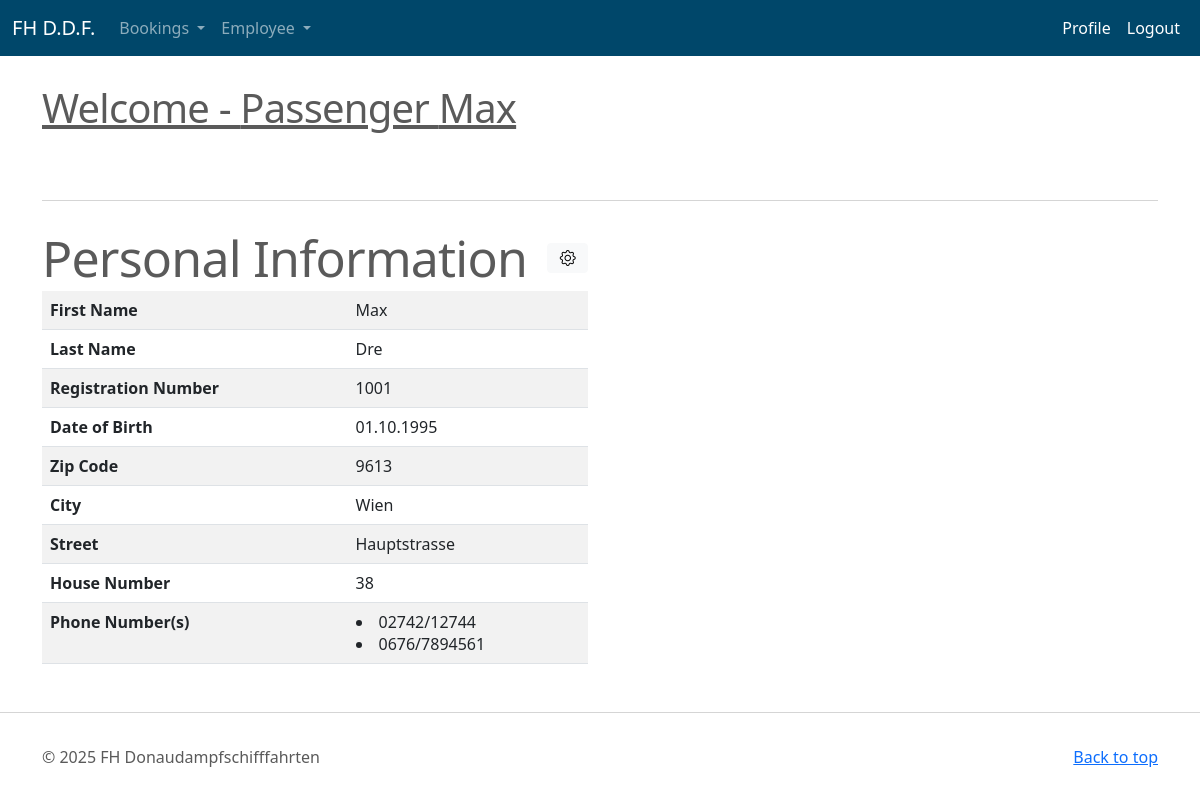
The app's page /profile (signed in), older data.
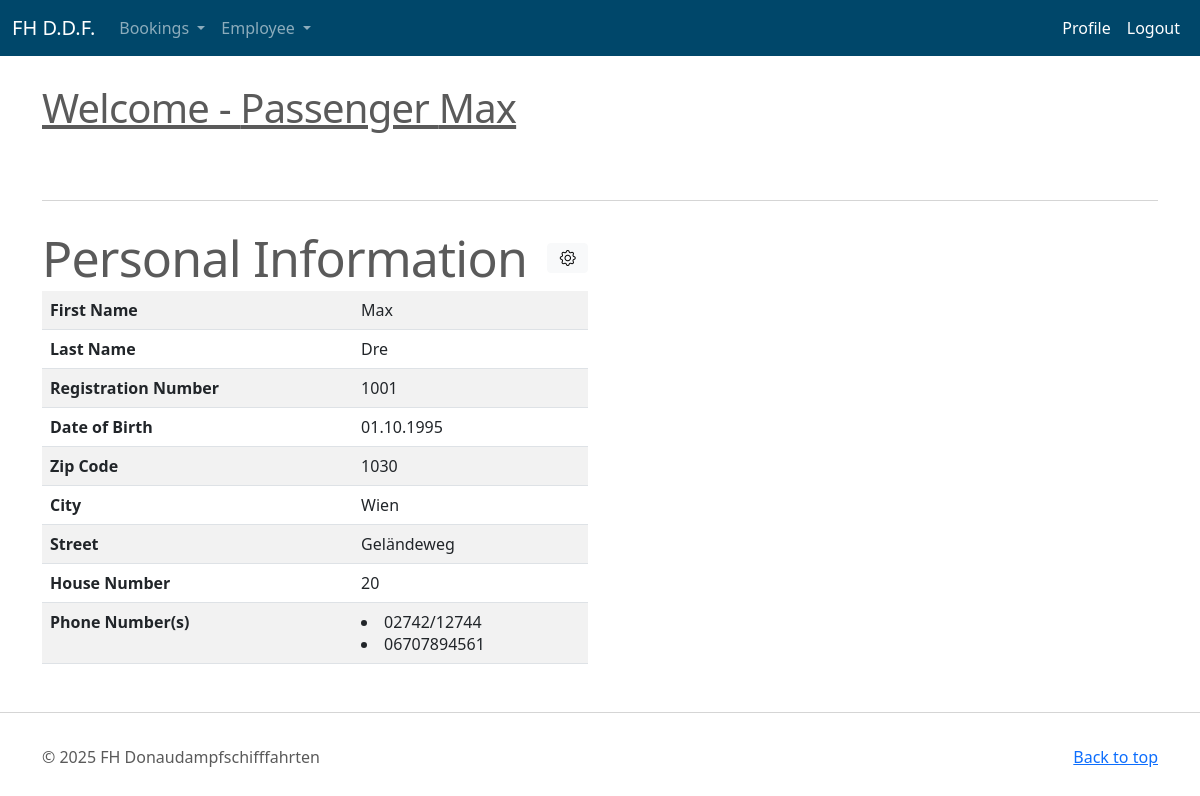
The same page, newer data.
### tables this page shows
CREATE TABLE "Person" (
    /* hab das auf PANr geaendert da es sonst mit den spaeteren FKs zach wird mit dem zusammengesetzten SVNR + GebDatum*/
    "PANr" NUMBER(4),
    /* es gibt keinen eigenen date type kann als int, text, oder real angegeben werden */ 
    "GebDatum" INTEGER,
    "Vorname" TEXT(50),
    "Nachname" TEXT(50),
    "PLZ" NUMBER(4),
    "Ort" TEXT(50),
    "Strasse" TEXT(50),
    "Hausnummer" NUMBER(4),
    CONSTRAINT pk_Person PRIMARY KEY (PANr)
);

CREATE TABLE "user" (
  id INTEGER PRIMARY KEY AUTOINCREMENT,
  username TEXT UNIQUE NOT NULL,
  password TEXT NOT NULL
);

CREATE TABLE "Telefonnummer" (
    "TelNummer" TEXT(20),
    "PANr" NUMBER(4),
    CONSTRAINT pk_Telefonnummer PRIMARY KEY (PANr, TelNummer),
    CONSTRAINT fk_Telefonnummer_Person FOREIGN KEY (PANr) REFERENCES Person (PANr)
        ON DELETE CASCADE
);

### flask_auu/profile.py (the view)
@bp.route('/profile')
@login_required
def profile():
    db = get_db()
    user_data = db.execute(
        "SELECT VORNAME, NACHNAME, strftime('%d.%m.%Y', GebDatum) as GebDatum, PLZ, ORT, STRASSE, Hausnummer FROM PERSON WHERE PANR = ?",
        (g.user['username'],)
    ).fetchone()
    techniker = db.execute(
        'SELECT * FROM Techniker WHERE PANR = ?', (g.user['username'],)
    ).fetchone()
    captain = db.execute(
        'SELECT * FROM Kapitaen WHERE PANR = ?', (g.user['username'],)
    ).fetchone()
    passenger = db.execute(
        'SELECT * FROM Passagier WHERE PANR = ?', (g.user['username'],)
    ).fetchone()
    user_tel = db.execute(
        'SELECT TELNUMMER FROM TELEFONNUMMER WHERE PANR = ?',
        (g.user['username'],)
    ).fetchall()
    if captain:
        role = 'Captain'
    elif techniker:
        role = 'Technician'
    elif passenger:
        role = 'Passenger'
    else:
        role = 'Guest'
    return render_template('profile/profile.html', user_data=user_data, user_tel=user_tel, role=role)

### flask_auu/auth.py (called while the page is built)
@bp.before_app_request
def load_logged_in_user():
    user_id = session.get('user_id')
    if session.get('history') is None:
        session['history'] = "Usage history since last login:\n"
    if user_id is None:
        g.user = None
    else:
        g.user = get_db().execute(
            'SELECT * FROM user WHERE id = ?', (user_id,)
        ).fetchone()

def login_required(view):
    @functools.wraps(view)
    def wrapped_view(**kwargs):
        if g.user is None:
            return redirect(url_for('auth.login'))
        return view(**kwargs)
    return wrapped_view

### flask_auu/db.py (called while the page is built)
def get_db():
        print('get_db(): before db is accessed...', flush=True)
        if 'db' not in g:
            g.db = sqlite3.connect(
                current_app.config['DATABASE'],
                detect_types=sqlite3.PARSE_DECLTYPES
            )
            g.db.row_factory = sqlite3.Row
        return g.db

### flask_auu/templates/profile/profile.html
<head>
    <link rel="stylesheet" href="https://cdn.jsdelivr.net/npm/bootstrap-icons/font/bootstrap-icons.css">
</head>
{% extends 'base.html' %}
{% block content %}
<div class="container marketing">
    <div class="signpost"><h1>Welcome - {{ role }} {{ user_data['VORNAME'] }}</h1></div>
    <hr class="featurette-divider">
    <div class="row featurette">
        <div class="col-md-6">
            <h2 class="featurette-heading d-flex justify-content-between align-items-center">Personal Information<a href="/profile_update" class="btn btn-light"><i class="bi bi-gear"></i></a></h2>
            <table class="table table-responsive table-striped table-hover">
                <tbody>
                    <tr>
                        <th>First Name</th>
                        <td>{{ user_data['VORNAME'] }}</td>
                    </tr>
                    <tr>
                        <th>Last Name</th>
                        <td>{{ user_data['NACHNAME'] }}</td>
                    </tr>
                    <tr>
                        <th>Registration Number</th>
                        <td>{{ g.user['username'] }}</td>
                    </tr>
                    <tr>
                        <th>Date of Birth</th>
                        <td>{{ user_data['GebDatum'] }}</td>
                    </tr>
                    <tr>
                        <th>Zip Code</th>
                        <td>{{ user_data['PLZ'] }}</td>
                    </tr>
                    <tr>
                        <th>City</th>
                        <td>{{ user_data['ORT'] }}</td>
                    </tr>
                    <tr>
                        <th>Street</th>
                        <td>{{ user_data['STRASSE'] }}</td>
                    </tr>
                    <tr>
                        <th>House Number</th>
                        <td>{{ user_data['Hausnummer'] }}</td>
                    </tr>
                    <tr>
                        <th>Phone Number(s)</th>
                        <td>
                            {% for tels in user_tel %}
                                <li>{{ tels['TELNUMMER'] }}</li>
                            {% endfor %}
                        </td>
                    </tr>
                </tbody>
            </table>
        </div>
    </div>
</div>
{% endblock %}

### flask_auu/templates/base.html (shortened to what this page needs)
<!doctype html>
<html lang="en">
<head>
    <link href="{{ url_for('static', filename='dist/css/bootstrap.min.css') }}" rel="stylesheet">
    <link href="{{ url_for('static', filename='dist/css/uu.css') }}" rel="stylesheet">
</head>
<body>
<header>
  <nav class="navbar navbar-expand-md fixed-top navbar-dark">
    <div class="container-fluid">
      <a class="navbar-brand" href="/">FH D.D.F.</a>
{% if g.user %}
      <div class="collapse navbar-collapse" id="navbarSupportedContent">
        <ul class="navbar-nav me-auto mb-2 mb-md-0">
          <li class="nav-item dropdown">
            <a class="nav-link dropdown-toggle" href="#" id="navbarDropdown1" role="button" data-bs-toggle="dropdown" aria-expanded="false">
              Bookings
            </a>
          </li>
          <li class="nav-item dropdown">
            <a class="nav-link dropdown-toggle" href="#" id="navbarDropdown1" role="button" data-bs-toggle="dropdown" aria-expanded="false">
              Employee
            </a>
          </li>
        </ul>
        <ul class="navbar-nav ms-auto mb-2 mb-md-0">
            <li class="nav-item">
            <a class="nav-link active" aria-current="page" href="/profile">Profile</a>
          </li>
            <li class="nav-item">
            <a class="nav-link active" aria-current="page" href="{{ url_for('auth.logout') }}">Logout</a>
          </li>
        </ul>
      </div>
{% endif %}
    </div>
  </nav>
</header>
<main>
    {% block content %}
    {% endblock %}
     <hr class="featurette-divider">
    <footer class="container">
    <p class="float-end"><a href="#">Back to top</a></p>
    <p>&copy; 2025 FH Donaudampfschifffahrten </p>
</footer>
</main>
</body>
</html>

Row changes from the older to the newer data that the page shows:
removed Telefonnummer: TELNUMMER "0676/7894561"
changed Person "Max": PLZ "9613" → "1030"; STRASSE "Hauptstrasse" → "Geländeweg"; Hausnummer "38" → "20"
added Telefonnummer: TELNUMMER "06707894561"
